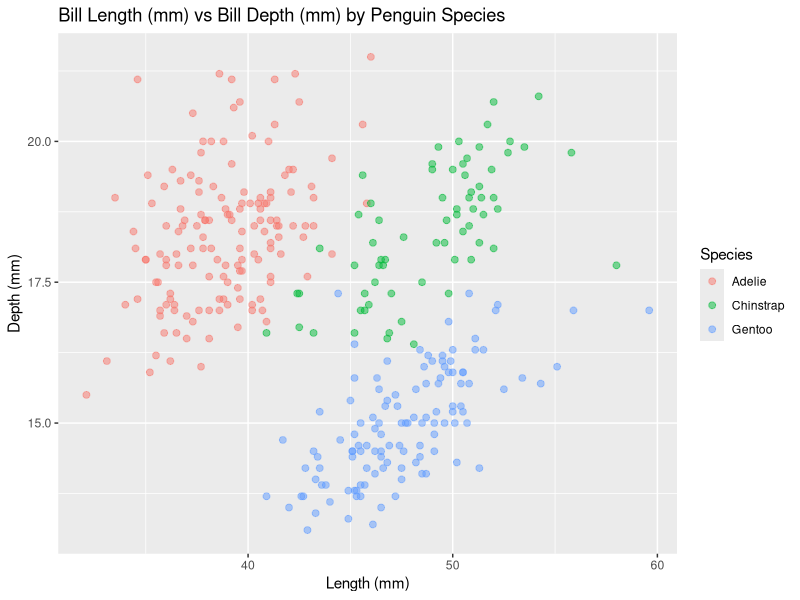

Write the R code that produced this figure.
library(tidyverse)
library(palmerpenguins)

pgs <- penguins %>% drop_na

pgs %>% 
  ggplot() +
  geom_point(aes(x = bill_length_mm, y = bill_depth_mm, color = species),
             size = 2, alpha = 0.5) +
  labs(x = "Length (mm)",
       y = "Depth (mm)",
       color = "Species") +
  ggtitle("Bill Length (mm) vs Bill Depth (mm) by Penguin Species")
